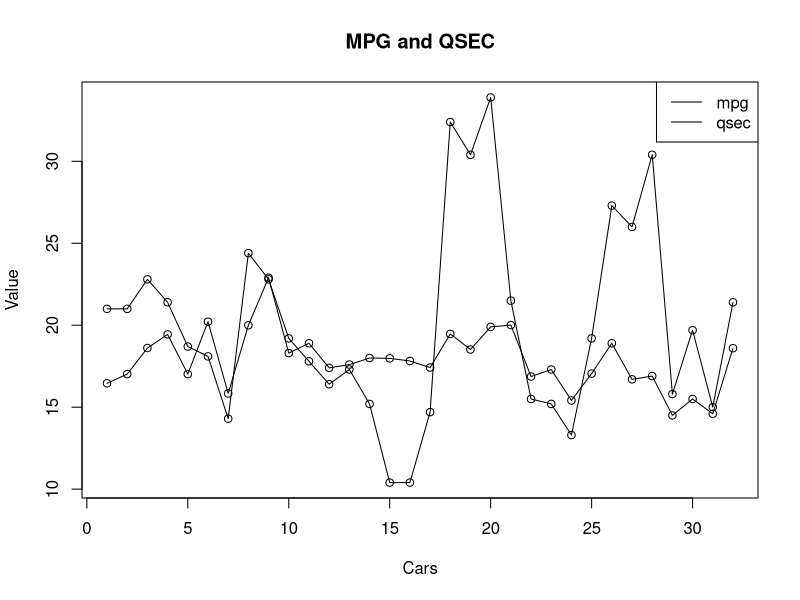

This chart was generated by the following R code:
data(mtcars)

plot(mtcars$mpg,
     type = "o",
     xlab = "Cars",
     ylab = "Value",
     main = "MPG and QSEC")

lines(mtcars$qsec,
      type = "o")

legend("topright",
       legend = c("mpg","qsec"),
       lty = 1)
